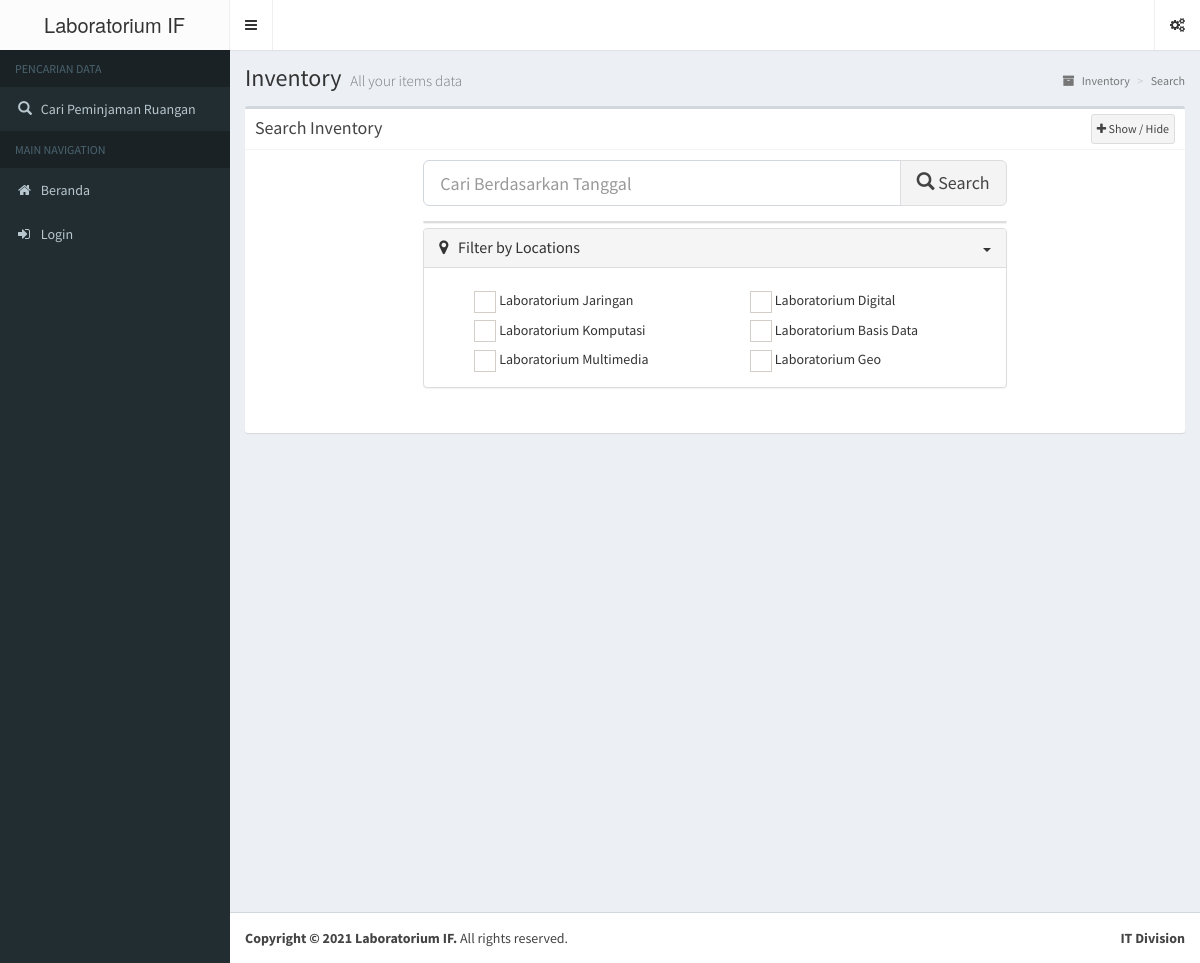
The app's page /inventory/search with its own data.
### tables this page shows
CREATE TABLE `inv_locations` (
  `id` int(12) UNSIGNED NOT NULL,
  `code` varchar(255) NOT NULL,
  `name` varchar(255) NOT NULL,
  `detail` text,
  `kalab` varchar(255) NOT NULL,
  `photo` text,
  `thumbnail` text,
  `deleted` tinyint(1) NOT NULL DEFAULT '0',
  `created_by` varchar(255) NOT NULL,
  `created_on` datetime NOT NULL,
  `updated_by` varchar(255) NOT NULL,
  `updated_on` datetime NOT NULL
);

### application/controllers/Inventory.php (called while the page is built, shortened)
<?php
class Inventory extends CI_Controller {
	public function __construct()
	{
		$this->load->model(
			array(
				'profile_model',
				'inventory_model',
				'locations_model',
				'status_model',
				'color_model',
				'logs_model',
				'Export_model'
			)
		);
	}
	public function search($process="")
	{
		$this->data['loc_list']   = $this->locations_model->get_locations('','','','asc');
		$this->data['inv_list']   = $this->inventory_model->get_inventory('','','','asc');
		$this->data['col_list']   = $this->color_model->get_color('','','','asc');
		$this->data['message'] = (validation_errors()) ? validation_errors() :
		$this->session->flashdata('message');
		$this->load->view('partials/_alte_header', $this->data);
		$this->load->view('partials/_alte_menu');
		$this->load->view('inv_data/search_form');
		$this->load->view('partials/_alte_footer');
		$this->load->view('inv_data/js');
		$this->load->view('js_script');
	}
}

### index.php (called while the page is built, shortened)
<?php
require_once BASEPATH.'core/CodeIgniter.php';

### application/models/Locations_model.php (called while the page is built, shortened)
<?php
class Locations_model extends CI_Model
{
	function __construct()
	{
		$this->locations_table = 'inv_locations';
		$this->users_table     = 'users';
	}
	public function get_locations($id='',$limit='', $start='', $order_method='asc')
	{
		$this->db->select(
			$this->locations_table.".id, ".
			$this->locations_table.".code, ".
			$this->locations_table.".name, ".
			$this->locations_table.".detail, ".
			$this->locations_table.".kalab, ".
			$this->locations_table.".photo, ".
			$this->locations_table.".thumbnail, ".
			$this->users_table.".username, ".
			$this->users_table.".first_name, ".
			$this->users_table.".last_name"
		);
		$this->db->from($this->locations_table);
		$this->db->join(
			$this->users_table,
			$this->locations_table.'.created_by = '.$this->users_table.'.username',
			'left');
		$this->db->where($this->locations_table.'.deleted', '0');
		if ($order_method!="") {
			$this->db->order_by($this->locations_table.'.id', $order_method);
		}
		$datas = $this->db->get();
		return $datas;
	}
}

### application/views/inv_data/search_form.php (the view, shortened to what this page needs)
<div class="content-wrapper">
	<section class="content-header">
		<h1>
			Inventory
			<small>All your items data</small>
		</h1>
		<ol class="breadcrumb">
			<li class="active"><i class="fa fa-archive"></i> &nbsp; Inventory</li>
			<li class="active">Search</li>
		</ol>
	</section>
	<section class="content">
		<div class="box">
			<div class="box-header with-border">
				<h3 class="box-title">Search Inventory
				</h3>
				<div class="box-tools pull-right">
					<button class="btn btn-default btn-box-tool" title="Show / Hide" id="myboxwidget"><i class="fa fa-plus"></i> Show / Hide</button>
				</div>
			</div>
			<div class="box-body <?php echo (isset($results)) ? "hide" : "show" ?>" id="add_new">
				<div class="col-xs-12 col-sm-12 col-md-12 col-lg-12">
					<form id="search_form" action="<?php echo base_url('inventory/search/results') ?>" method="post" autocomplete="off" class="form form-horizontal" enctype="multipart/form-data">
						<div class="form-group">
							<div class="col-md-8 col-md-offset-2">
								<div class="input-group input-group-lg">
									<input type="text" name="keyword" class="keyword form-control" value="<?php echo set_value("keyword"); ?>" placeholder="Cari Berdasarkan Tanggal" required>
									<span class="input-group-btn">
										<button class="btn btn-default" type="submit"><span class="glyphicon glyphicon-search"></span> Search</button>
									</span>
								</div>
							</div>
						</div>
						<div class="form-group">
							<div class="col-md-8 col-md-offset-2">
								<div class="panel-group" id="accordion" role="tablist" aria-multiselectable="true">
									<div class="panel panel-default">
									</div>
									<div class="panel panel-default">
										<div class="panel-heading" role="tab" id="LocFilter">
											<h4 class="panel-title">
												<a class="collapsed" role="button" data-toggle="collapse" href="#collapseTwo" aria-expanded="false" aria-controls="collapseTwo">
													<span class="fa fa-map-marker"></span> &nbsp; Filter by Locations
													<span class="pull-right">
														<span class="caret"></span>
													</span>
												</a>
											</h4>
										</div>
										<div id="collapseTwo" class="panel-collapse collapse in" role="tabpanel" aria-labelledby="LocFilter">
											<div class="panel-body">
												<?php if (count($loc_list->result())>3): ?>
													<?php
													$batas = ceil(count($loc_list->result())/2);
													$xs    = 0;
													foreach ($loc_list->result() as $lls):
														$xs++;
														if ($xs==1) {
															echo "<div class='col-md-6'>";
														}
														elseif($xs==$batas+1) {
															echo "</div>";
															echo "<div class='col-md-6'>";
														}
														?>
														<div class="radio">
															<label for="location_<?php echo $lls->id; ?>">
																<?php echo $lls->name ?>
															</label>
														</div>
													<?php endforeach; echo "</div>"; ?>
												<?php endif; ?>
											</div>
										</div>
									</div>
								</div>
							</div>
						</div>
					</form>
				</div>
			</div>
		</div>
	</section>
</div>

### records on screen
inv_locations: name "Laboratorium Jaringan"
inv_locations: name "Laboratorium Komputasi"
inv_locations: name "Laboratorium Multimedia"
inv_locations: name "Laboratorium Digital"
inv_locations: name "Laboratorium Basis Data"
inv_locations: name "Laboratorium Geo"
